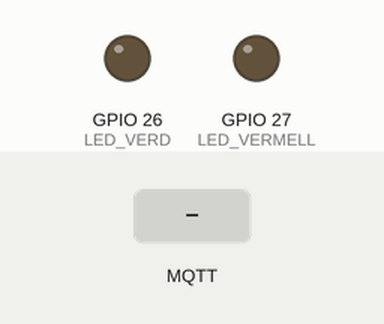
Simulated run of this sketch. Board: ESP32. On the bench: output pins drawn as LEDs (lit = HIGH). Inputs (shaded band) come from the test bench. WiFi joins after 1.5 s; servers stay silent unless stated; no MQTT or app messages arrive unless stated; what the sketch prints to the serial monitor is not drawn.

Above: at 2.8 s.
2.9 s: MQTT message "activar_verd" arrives on the first subscribed topic
At 4.3 s:
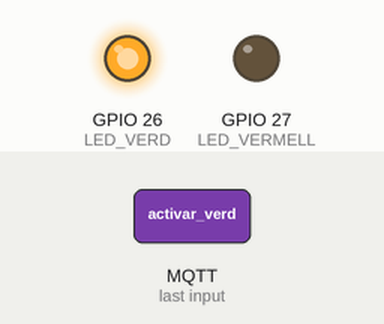
5.9 s: MQTT message "activar_vermell" arrives on the first subscribed topic
At 7.3 s:
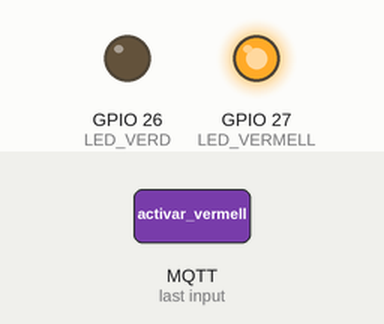
Timing chart, 0 to 9.4 s (numbered marks = the images above; inputs shaded):
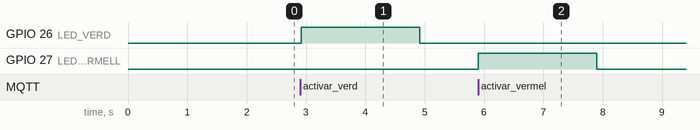

The sketch:

proj_esp32_v1.0.ino
```cpp
#include <WiFi.h>
#include <WiFiClientSecure.h>
#include <PubSubClient.h>
#include <MFRC522.h>
#include <SPI.h>
#include "secrets.h"

// Definició de pines
#define SS_PIN 5
#define RST_PIN 0
#define LED_VERD 26
#define LED_VERMELL 27

MFRC522 mfrc522(SS_PIN, RST_PIN);
WiFiClientSecure net;
PubSubClient client(net);

String uidAnterior = "";

void callback(char* topic, byte* payload, unsigned int length) {
  Serial.print("Missatge rebut de topic ");
  Serial.println(topic);

  char message[length + 1]; // Array de caràcters per al missatge
  for (unsigned int i = 0; i < length; i++) {
    message[i] = (char)payload[i];
  }
  message[length] = '\0'; // Afegir el terminador de cadena

  Serial.print("Missatge processat: ");
  Serial.println(message);

  // Separar les condicions per a cada LED
  if (strcmp(message, "activar_verd") == 0) {
    Serial.println("Activant LED Verd...");
    digitalWrite(LED_VERD, HIGH);
    digitalWrite(LED_VERMELL, LOW);
    delay(2000);
    digitalWrite(LED_VERD, LOW);
    Serial.println("LED Verd activat i apagat.");
  }

  if (strcmp(message, "activar_vermell") == 0) {
    Serial.println("Activant LED Vermell...");
    digitalWrite(LED_VERMELL, HIGH);
    digitalWrite(LED_VERD, LOW);
    delay(2000);
    digitalWrite(LED_VERMELL, LOW);
    Serial.println("LED Vermell activat i apagat.");
  }

  if (strcmp(message, "activar_verd") != 0 && strcmp(message, "activar_vermell") != 0) {
    Serial.println("Comanda desconeguda.");
  }
}

void inicialitzarWiFi() {
  Serial.print("Connectant a WiFi...");
  WiFi.begin(WIFI_SSID, WIFI_PASSWORD);
  while (WiFi.status() != WL_CONNECTED) {
    delay(500);
    Serial.print(".");
  }
  Serial.println("\nWiFi connectat.");
}

void inicialitzarMQTT() {
  net.setCACert(rootCA);
  net.setCertificate(certificate);
  net.setPrivateKey(privateKey);
  client.setServer(AWS_IOT_ENDPOINT, 8883);
  client.setCallback(callback);

  while (!client.connected()) {
    Serial.print("Connectant a AWS IoT...");
    if (client.connect(THINGNAME)) {
      client.subscribe("esp32/sub");
      Serial.println("Connectat i subscrit al topic.");
    } else {
      Serial.print("Error: ");
      Serial.println(client.state());
      delay(1000);
    }
  }
}

void enviarMQTT(const String &payload) {
  if (!client.publish("esp32/pub", payload.c_str())) {
    Serial.println("Error enviant el missatge.");
  } else {
    Serial.println("Missatge enviat: " + payload);
  }
}

void setup() {
  Serial.begin(115200);
  pinMode(LED_VERD, OUTPUT);
  pinMode(LED_VERMELL, OUTPUT);

  inicialitzarWiFi();
  inicialitzarMQTT();

  SPI.begin();
  mfrc522.PCD_Init();
  Serial.println("RFID llest per llegir.");
}

void loop() {
  client.loop();

  if (mfrc522.PICC_IsNewCardPresent() && mfrc522.PICC_ReadCardSerial()) {
    String uidActual = "";
    for (byte i = 0; i < mfrc522.uid.size; i++) {
      uidActual += String(mfrc522.uid.uidByte[i], HEX);
      if (i < mfrc522.uid.size - 1) uidActual += ":";
    }
    mfrc522.PICC_HaltA();

    if (uidActual != uidAnterior) {
      uidAnterior = uidActual;
      Serial.println("UID detectat: " + uidActual);
      String payload = "{\"uid\": \"" + uidActual + "\"}";
      enviarMQTT(payload);
    }
  }
}
```

secrets.h
```cpp
#ifndef SECRETS_H
#define SECRETS_H

#include <pgmspace.h>

// AWS IoT endpoint y configuración WiFi
#define SECRET
#define THINGNAME "ESP32"
const char WIFI_SSID[] = "AP projecte";
const char WIFI_PASSWORD[] = "clauinsegura";
const char AWS_IOT_ENDPOINT[] = "a2h5k7r8gs78nl-ats.iot.us-east-1.amazonaws.com";

// Amazon Root CA 1
static const char rootCA[] PROGMEM = R"EOF(
-----BEGIN CERTIFICATE-----
MIIDQTCCAimgAwIBAgITBmyfz5m/jAo54vB4ikPmljZbyjANBgkqhkiG9w0BAQsF
ADA5MQswCQYDVQQGEwJVUzEPMA0GA1UEChMGQW1hem9uMRkwFwYDVQQDExBBbWF6
b24gUm9vdCBDQSAxMB4XDTE1MDUyNjAwMDAwMFoXDTM4MDExNzAwMDAwMFowOTEL
MAkGA1UEBhMCVVMxDzANBgNVBAoTBkFtYXpvbjEZMBcGA1UEAxMQQW1hem9uIFJv
b3QgQ0EgMTCCASIwDQYJKoZIhvcNAQEBBQADggEPADCCAQoCggEBALJ4gHHKeNXj
ca9HgFB0fW7Y14h29Jlo91ghYPl0hAEvrAIthtOgQ3pOsqTQNroBvo3bSMgHFzZM
9O6II8c+6zf1tRn4SWiw3te5djgdYZ6k/oI2peVKVuRF4fn9tBb6dNqcmzU5L/qw
IFAGbHrQgLKm+a/sRxmPUDgH3KKHOVj4utWp+UhnMJbulHheb4mjUcAwhmahRWa6
VOujw5H5SNz/0egwLX0tdHA114gk957EWW67c4cX8jJGKLhD+rcdqsq08p8kDi1L
93FcXmn/6pUCyziKrlA4b9v7LWIbxcceVOF34GfID5yHI9Y/QCB/IIDEgEw+OyQm
jgSubJrIqg0CAwEAAaNCMEAwDwYDVR0TAQH/BAUwAwEB/zAOBgNVHQ8BAf8EBAMC
AYYwHQYDVR0OBBYEFIQYzIU07LwMlJQuCFmcx7IQTgoIMA0GCSqGSIb3DQEBCwUA
A4IBAQCY8jdaQZChGsV2USggNiMOruYou6r4lK5IpDB/G/wkjUu0yKGX9rbxenDI
U5PMCCjjmCXPI6T53iHTfIUJrU6adTrCC2qJeHZERxhlbI1Bjjt/msv0tadQ1wUs
N+gDS63pYaACbvXy8MWy7Vu33PqUXHeeE6V/Uq2V8viTO96LXFvKWlJbYK8U90vv
o/ufQJVtMVT8QtPHRh8jrdkPSHCa2XV4cdFyQzR1bldZwgJcJmApzyMZFo6IQ6XU
5MsI+yMRQ+hDKXJioaldXgjUkK642M4UwtBV8ob2xJNDd2ZhwLnoQdeXeGADbkpy
rqXRfboQnoZsG4q5WTP468SQvvG5
-----END CERTIFICATE-----
)EOF";

// Device Certificate
static const char certificate[] PROGMEM = R"KEY(
-----BEGIN CERTIFICATE-----
MIIDWTCCAkGgAwIBAgIUbBbONsOCT6NW5yGNetivsArsgd0wDQYJKoZIhvcNAQEL
BQAwTTFLMEkGA1UECwxCQW1hem9uIFdlYiBTZXJ2aWNlcyBPPUFtYXpvbi5jb20g
SW5jLiBMPVNlYXR0bGUgU1Q9V2FzaGluZ3RvbiBDPVVTMB4XDTI0MTExNDE1MjMw
M1oXDTQ5MTIzMTIzNTk1OVowHjEcMBoGA1UEAwwTQVdTIElvVCBDZXJ0aWZpY2F0
ZTCCASIwDQYJKoZIhvcNAQEBBQADggEPADCCAQoCggEBALUNiJ8AbE1qq12hx2Y8
2HNOH4Lc2i6zzRJF7SxGtwthoaDcbdbyCAQEwZztrKFYjlO5oQ1UNlMsryLdD/r/
Sp4udAlt/h+wK0Ydz2hf81GwyJPWj4UQ/d6pdDkjg8z4mVYKMwpVXmOlgVmtr0Ec
bbPqHyL+KGR+d3Al6MHli6MuwnDt5MO/wKaPTYNNDe0951CjoQEw+n3TWyHab8if
RKn0CQL8tFBM6pe4RkHZYGieDRc3CQjQ/jibf4rlZyRwVFPCC74xpwTq99bvoFLs
5MXYStzw7lskKenFVmlStsrhoB/MTsFW5XZIcbK+JN9owUMScPOzPeWBw3mVuWwL
rW0CAwEAAaNgMF4wHwYDVR0jBBgwFoAUBVKVBP6sJueDz0ESBVLKi369b3swHQYD
VR0OBBYEFMGHDigwe89zOmeRjTBwde1IRjdUMAwGA1UdEwEB/wQCMAAwDgYDVR0P
AQH/BAQDAgeAMA0GCSqGSIb3DQEBCwUAA4IBAQBFNRrZW/hHT4e2WnlTSsUlgcFV
Juv6oEClmlGV3PGxAHGtuD0sB5e58khOpYnpuqpiuOcbsZ5b/fIB5+W97sdtE7jZ
LSg802TuDXtZNTXe0i7e46ZVDpppx/7DO10rcmEJRFPJrEhpQ7HZF0awGRspFF1z
3kfXPbO8rgaoZtsiZ0DoI3CIoKBSkafI1RR/xMi9g4FX9TyMwn/kJoPml5W4uHiY
+4Re+Aja/j1NgzHMUynwKIGYSaeNA3/jYg0KgTqeSi2KDpguUNly7uWIlWwwivCn
CrZV9MXnY5j9yqqG8wW3qAtHbxnKihj3/p90LZQel9T6LMyoWDPlFpR6z5IY
-----END CERTIFICATE-----
)KEY";

// Device Private Key
static const char privateKey[] PROGMEM = R"KEY(
-----BEGIN RSA PRIVATE KEY-----
MIIEpAIBAAKCAQEAtQ2InwBsTWqrXaHHZjzYc04fgtzaLrPNEkXtLEa3C2GhoNxt
1vIIBATBnO2soViOU7mhDVQ2UyyvIt0P+v9Kni50CW3+H7ArRh3PaF/zUbDIk9aP
hRD93ql0OSODzPiZVgozClVeY6WBWa2vQRxts+ofIv4oZH53cCXoweWLoy7CcO3k
w7/Apo9Ng00N7T3nUKOhATD6fdNbIdpvyJ9EqfQJAvy0UEzql7hGQdlgaJ4NFzcJ
CND+OJt/iuVnJHBUU8ILvjGnBOr31u+gUuzkxdhK3PDuWyQp6cVWaVK2yuGgH8xO
wVbldkhxsr4k32jBQxJw87M95YHDeZW5bAutbQIDAQABAoIBADElkVaICN4i/I2Y
IsaP8bmrFUayqM9Qo3Q4Yx9HutxuDi/aZj6YyLA+kkgFBH1vyoLTuvIhT/XYBVqT
Y4kgz6KMvZbpsrfrXHPWF70ffq9IK8plzeOzLxbILPJtv5NeUFFYx24gqlSmUqyD
RzWHgAf8n6MiFtjgs49P2xT3OKZ8z+m9lpufzC/2OXMperEWfwUHUaIPvBJkqyT+
DapFES6ioe+z8m7BFPJfeHFfTO+K4J3PTlLwbKYdsb6JjswDTkFclZLgaoj3ahzw
JXxCy/bumUG6DW/a8bB3ypVbxeFRIOec2n7m5lpMuQZl1YrYNFvEr5NU8EwZ5yPG
69eCfEkCgYEA4hHDV64msrpl1sIVMHea5J1/DK+RgKeRr54loZgOWbFX+UCMhBvv
BhNVidIMqWskRtwDl5zGImt5UWP76PVMWxSHAX8GqA4VXOvc/9WCQiuEdYdkUBUQ
vijcVAG5BlFHGooZUPqE59gUSmYDx9M8MQkVkpOS9qn102rsyTgAi5MCgYEAzQYD
JV8u26z7xPWdFlIw8/idCzgEhXZZpopWVty/YIOIzKOlJFZG325OJYBLX0GDyZ4P
5cbkCj6qoRjKgZYdWa4NF+V1zd/A3iwrfKcWE14cdR4Db10CGg4T0biGckPp+xVt
43I+cfznaAoAyh1jZrJyW+LAiCVTTybVnFTggv8CgYEAocnAmSFjRImtlFJ1w6f1
TCOC51tGsGI8Gwj9OXaO3pXStekCJxGusBRqJSYUNbMd1TBjyb9C9SMhQaRihkf3
Cz/XlrSH2QGrPEL4eIcen6hxNYNdwQoyX0Ty2ZQaDHFih5XJpHCFaT701oHHttxv
uVAdBjdi9/COo21kZGUVzs0CgYBmtQ9YZnFz7RmHVr+mEfCiF7aciyiAr4RD0ONl
ylo5AEvEsGonZO1GOtz9HmMjyg86LmuqYVOV6kTSRTgVaN01MuMuSG4Wf3QAGMKE
RLPjae75oNp5rG9EHC9DjZwUm/8YIGkXWwD7W4WVcgVpOwWzyctOSq7GxWQRr9Os
6Dw8gwKBgQCNlVOF3WcIHloqSSMGCIxtmRGLN9DzdyIriCvkGnNFN+KacSzoHwd+
ynrYF875knjZHWV9wz7fGpwCLSHpPzgj+4SBMeaP+AH+58llDrpFfVN6GBA2qdH7
1/MXxhUETU6tayYpLCj79MR26wPGpqlHYqqtlLVk8noBFd/UyPqKZg==
-----END RSA PRIVATE KEY-----
)KEY";

#endif  // Cierra el #ifndef
```

Measured:
- after the input at 2.9 s, GPIO 26 (LED_VERD): LOW → HIGH at once, → LOW 2.0 s later
- after the input at 5.9 s, GPIO 27 (LED_VERMELL): LOW → HIGH at once, → LOW 2.0 s later
